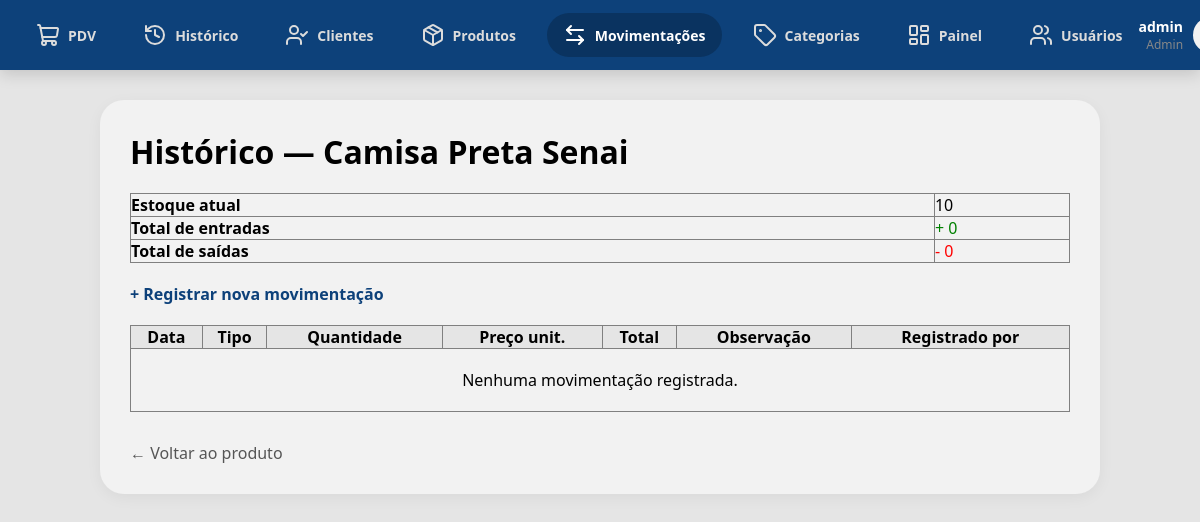
/movimentacoes/produto/2 (signed in), run on an earlier commit of the app's database.
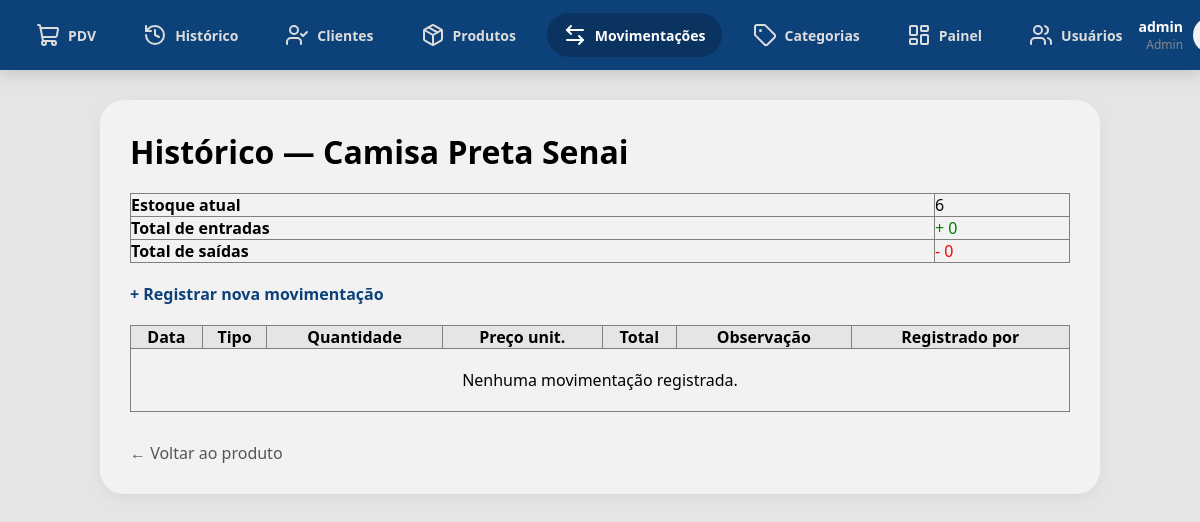
And on a later commit of the database.
### app/models/produto.py (models this page shows, shortened)
class Produto(Base):
    __tablename__ = "produtos"
    id = Column(Integer, primary_key=True, autoincrement=True, index=True)
    nome = Column(String(150), nullable=False, index=True)
    preco = Column(Float, nullable=False, default=0.0)
    estoque_atual = Column(Integer, nullable=False, default=0)
    ativo = Column(Boolean, default=True)
    imagem_path = Column(String(255), nullable=True)
    categoria_id = Column(Integer, ForeignKey("categorias.id", ondelete="SET NULL"), nullable=True )
    categoria = relationship("Categoria", back_populates="produtos")

### app/controllers/movimentacoes_controller.py (the view)
@router.get("/produto/{produto_id}")
def historico_produto(
    produto_id: int,
    request: Request,
    db: Session = Depends(get_db),
    usuario = Depends(get_usuario_logado)
):
    produto = db.query(Produto).filter(Produto.id == produto_id).first()
    if not produto:
        return RedirectResponse(url="/produtos", status_code=302)
    movimentacoes = (
        db.query(Movimentacao)
        .filter(Movimentacao.produto_id == produto_id)
        .order_by(Movimentacao.criado_em.desc())
        .all()
    )
    total_entradas = sum(
        m.quantidade for m in movimentacoes
        if m.tipo == TipoMovimentacao.ENTRADA
    )
    total_saidas = sum(
        m.quantidade for m in movimentacoes
        if m.tipo == TipoMovimentacao.SAIDA
    )
    return templates.TemplateResponse(
        request,
        "movimentacoes/historico.html",
        {
            "request":        request,
            "usuario":        usuario,
            "produto":        produto,
            "movimentacoes":  movimentacoes,
            "total_entradas": total_entradas,
            "total_saidas":   total_saidas,
        }
    )

### app/templates/movimentacoes/historico.html (shortened to what this page needs)
{% extends "base.html" %}
{% block content %}
    <div style="background-color: #f2f2f2; padding: 30px; border-radius: 24px; box-shadow: 0 4px 15px rgba(0, 0, 0, 0.05); max-width: 1000px; margin: 0 auto;">
        <h1 style="color: #000000; font-weight: 800; margin-bottom: 20px;">Histórico — {{ produto.nome }}</h1>
        <table border="1" cellpadding="8" style="width: 100%; margin-bottom: 20px; border-collapse: collapse;">
            <tr>
                <td><strong>Estoque atual</strong></td>
                <td>{{ produto.estoque_atual }}</td>
            </tr>
            <tr>
                <td><strong>Total de entradas</strong></td>
                <td style="color:green">+ {{ total_entradas }}</td>
            </tr>
            <tr>
                <td><strong>Total de saídas</strong></td>
                <td style="color:red">- {{ total_saidas }}</td>
            </tr>
        </table>
        <div style="margin-bottom: 20px;">
            <a href="/movimentacoes/nova?produto_id={{ produto.id }}" style="text-decoration: none; font-weight: bold; color: #0d417a;">
                + Registrar nova movimentação
            </a>
        </div>
        <table border="1" cellpadding="8" style="width: 100%; border-collapse: collapse;">
            <thead style="background-color: #e5e5e5;">
                <tr>
                    <th>Data</th>
                    <th>Tipo</th>
                    <th>Quantidade</th>
                    <th>Preço unit.</th>
                    <th>Total</th>
                    <th>Observação</th>
                    <th>Registrado por</th>
                </tr>
            </thead>
            <tbody>
                {% if not movimentacoes %}
                <tr>
                    <td colspan="7" style="text-align:center; padding: 20px;">
                        Nenhuma movimentação registrada.
                    </td>
                </tr>
                {% endif %}
            </tbody>
        </table>
        <div style="margin-top: 30px;">
            <a href="/produtos/{{ produto.id }}" style="text-decoration: none; color: #555;">
                ← Voltar ao produto
            </a>
        </div>
    </div>
{% endblock %}

What changed in the data, as far as the page shows it:
changed Produto "Camisa Preta Senai": estoque_atual "10" → "6"
